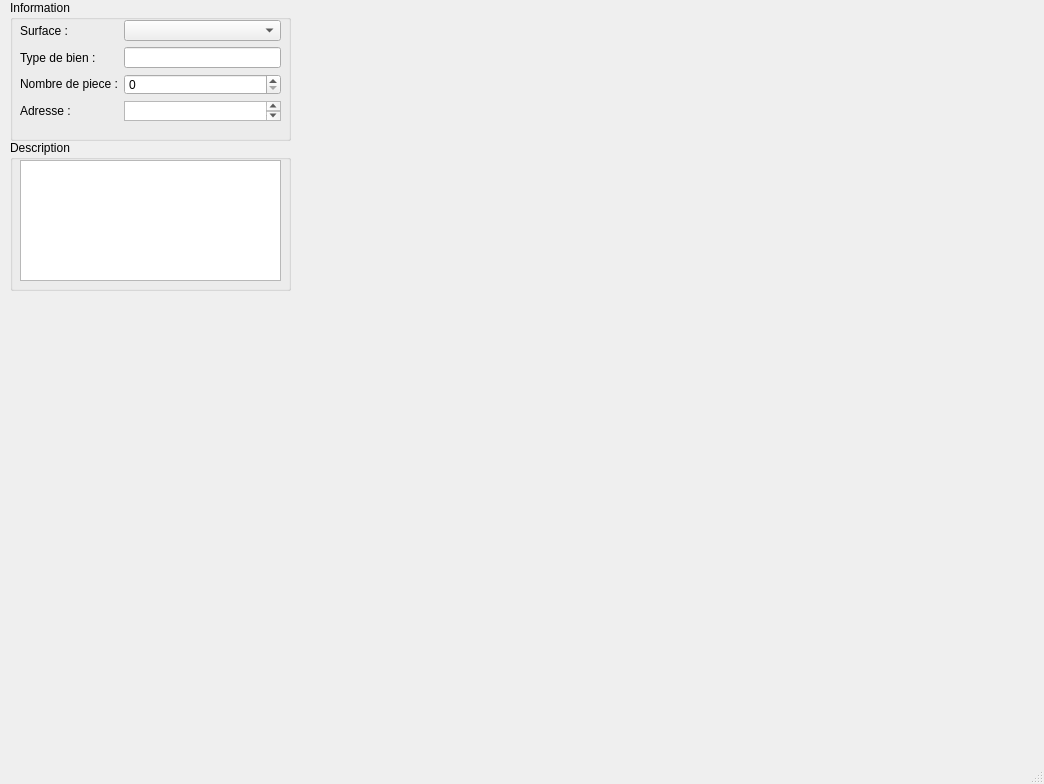
<?xml version="1.0" encoding="UTF-8"?>
<ui version="4.0">
 <class>MainWindow</class>
 <widget class="QMainWindow" name="MainWindow">
  <property name="geometry">
   <rect>
    <x>0</x>
    <y>0</y>
    <width>1044</width>
    <height>784</height>
   </rect>
  </property>
  <property name="windowTitle">
   <string>MainWindow</string>
  </property>
  <widget class="QWidget" name="centralwidget">
   <widget class="QGroupBox" name="groupBox">
    <property name="geometry">
     <rect>
      <x>10</x>
      <y>0</y>
      <width>281</width>
      <height>141</height>
     </rect>
    </property>
    <property name="title">
     <string>Information</string>
    </property>
    <widget class="QWidget" name="horizontalLayoutWidget">
     <property name="geometry">
      <rect>
       <x>10</x>
       <y>20</y>
       <width>261</width>
       <height>101</height>
      </rect>
     </property>
     <layout class="QHBoxLayout" name="horizontalLayout">
      <item>
       <layout class="QVBoxLayout" name="verticalLayout">
        <item>
         <widget class="QLabel" name="label_2">
          <property name="text">
           <string>Surface :</string>
          </property>
         </widget>
        </item>
        <item>
         <widget class="QLabel" name="label">
          <property name="text">
           <string>Type de bien :</string>
          </property>
         </widget>
        </item>
        <item>
         <widget class="QLabel" name="label_4">
          <property name="text">
           <string>Nombre de piece :</string>
          </property>
         </widget>
        </item>
        <item>
         <widget class="QLabel" name="label_3">
          <property name="text">
           <string>Adresse :</string>
          </property>
         </widget>
        </item>
       </layout>
      </item>
      <item>
       <layout class="QVBoxLayout" name="verticalLayout_2">
        <item>
         <widget class="QComboBox" name="comboBox"/>
        </item>
        <item>
         <widget class="QLineEdit" name="lineEdit"/>
        </item>
        <item>
         <widget class="QSpinBox" name="spinBox"/>
        </item>
        <item>
         <widget class="QTextEdit" name="textEdit"/>
        </item>
       </layout>
      </item>
     </layout>
    </widget>
   </widget>
   <widget class="QGroupBox" name="groupBox_2">
    <property name="geometry">
     <rect>
      <x>10</x>
      <y>140</y>
      <width>281</width>
      <height>151</height>
     </rect>
    </property>
    <property name="title">
     <string>Description</string>
    </property>
    <widget class="QTextEdit" name="textEdit_2">
     <property name="geometry">
      <rect>
       <x>10</x>
       <y>20</y>
       <width>261</width>
       <height>121</height>
      </rect>
     </property>
    </widget>
   </widget>
  </widget>
  <widget class="QMenuBar" name="menubar">
   <property name="geometry">
    <rect>
     <x>0</x>
     <y>0</y>
     <width>1044</width>
     <height>20</height>
    </rect>
   </property>
  </widget>
  <widget class="QStatusBar" name="statusbar"/>
 </widget>
 <resources/>
 <connections/>
</ui>
